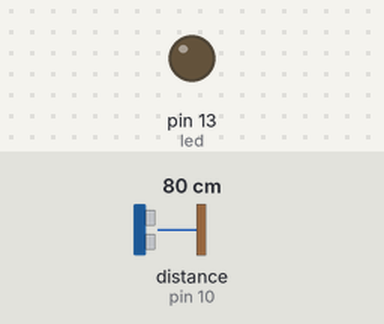
Bench run of a sketch on a simulated Arduino Uno, built with avr-gcc and run on an emulated ATmega328P. Shown: output pins drawn as LEDs (lit = HIGH). Wiring (inferred from the names in the program): ultrasonic range finder: trigger pin 9; echo pin 10. The inputs (shaded band) are chosen by the test bench; at power-on: distance to the obstacle (sensor on pin 10) 80 cm. The echo pulse lasts 58.3 µs per cm; pins used as bus, display or sensor lines are not drawn.

Above: at 1.2 s.
1.3 s: distance to the obstacle (sensor on pin 10) set to 22 cm
2.8 s: distance to the obstacle (sensor on pin 10) set to 18 cm
At 4.0 s:
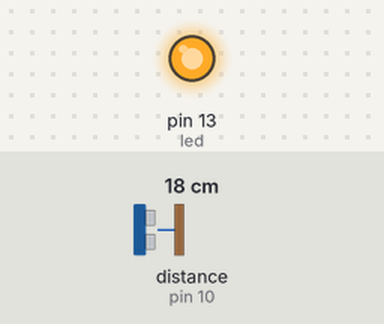
4.3 s: distance to the obstacle (sensor on pin 10) set to 35 cm
At 4.9 s:
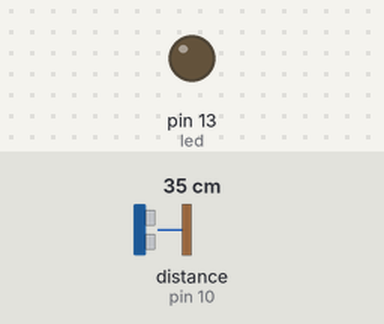
5.8 s: distance to the obstacle (sensor on pin 10) set to 2 cm
At 6.2 s:
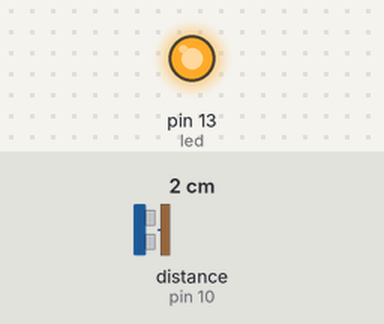
Timing chart, 0 to 8.3 s (numbered marks = the images above; inputs shaded):
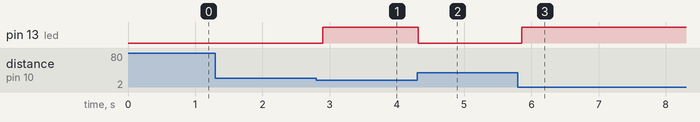

The sketch:

ultrasonic_radar.ino
```cpp
const int trig = 9;
const int echo = 10;
const int led = 13;

void setup()
{
  pinMode(trig, OUTPUT);
  pinMode(echo, INPUT);
  pinMode(led, OUTPUT);
}

void loop()
{
  digitalWrite(trig, LOW);
  delayMicroseconds(2);
  digitalWrite(trig,HIGH);
  delayMicroseconds(10);
  digitalWrite(trig,LOW);

  long duration = pulseIn(echo,HIGH);
  int distance = duration*0.034/2;

  if(distance<20) digitalWrite(led,HIGH);
  else digitalWrite(led,LOW);
  delay(100);
}
```

Measured:
- the behaviour switches between 21 and 20 cm on distance to the obstacle (sensor on pin 10) (found by bisection; images 0 and 1)
- after the input at 1.3 s, every drawn part: stays the same
- after the input at 2.8 s, pin 13 (led): LOW → HIGH after 0.10 s
- after the input at 4.3 s, pin 13 (led): HIGH → LOW at once
- after the input at 5.8 s, pin 13 (led): LOW → HIGH after 0.06 s
